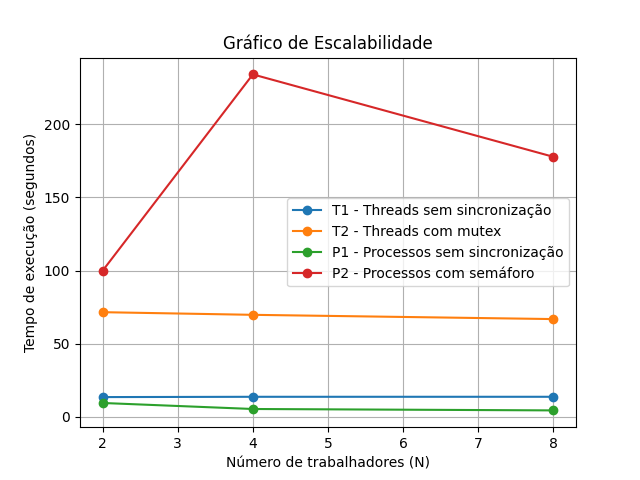

Write the Python code that produced this figure.
import matplotlib.pyplot as plt

N = [2, 4, 8]

T1 = [13.464, 13.665, 13.674]
T2 = [71.511, 69.704, 66.794]
P1 = [9.440, 5.324, 4.363]
P2 = [99.784, 234.073, 177.713]

plt.plot(N, T1, marker='o', label='T1 - Threads sem sincronização')
plt.plot(N, T2, marker='o', label='T2 - Threads com mutex')
plt.plot(N, P1, marker='o', label='P1 - Processos sem sincronização')
plt.plot(N, P2, marker='o', label='P2 - Processos com semáforo')

plt.xlabel('Número de trabalhadores (N)')
plt.ylabel('Tempo de execução (segundos)')
plt.title('Gráfico de Escalabilidade')
plt.legend()
plt.grid(True)

plt.show()
